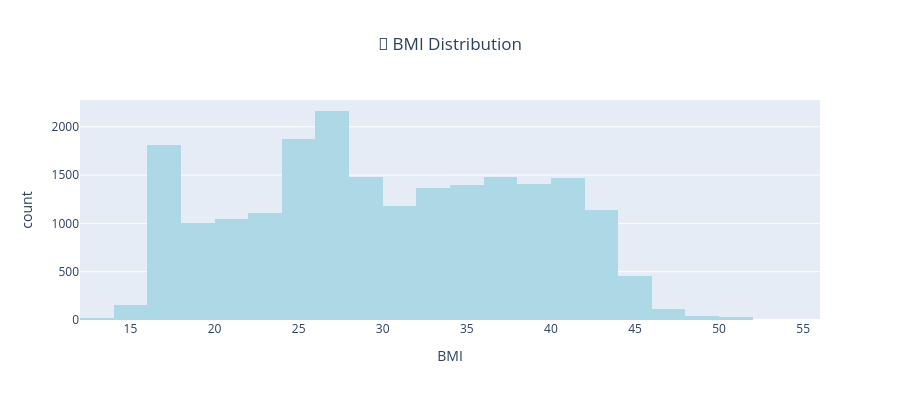

Notebook source saved alongside this figure:
### Markdown cell above
### 📏 BMI Feature Creation

### Code cell
# Create a copy for feature engineering
df_engineered = df.copy()

# Keep track of new engineered features
new_features = []

# Calculate BMI (Body Mass Index)
df_engineered['BMI'] = (df_engineered['Weight'] / (df_engineered['Height'] ** 2)).round(2)
new_features.append('BMI')

print("✅ BMI feature created successfully!")
print(f"📊 BMI statistics:")
print(df_engineered['BMI'].describe())

# Visualize BMI distribution
fig_bmi = px.histogram(
    df_engineered, 
    x='BMI', 
    title='📏 BMI Distribution',
    nbins=30,
    color_discrete_sequence=['lightblue']
)
fig_bmi.update_layout(height=400, title_x=0.5)
fig_bmi.show()

print(f"\n🔧 New features created: {new_features}")

### Figure 1 — Plotly figure (JSON) as saved in the notebook; plotly's stock layout.template omitted (floating-point values rounded to 4 significant figures; data arrays with more than 128 entries replaced by an {"elided": "..."} marker saying what was removed)
{"data": [{"bingroup": "x", "hovertemplate": "BMI=%{x}<br>count=%{y}<extra></extra>", "legendgroup": "", "marker": {"color": "lightblue", "pattern": {"shape": ""}}, "name": "", "nbinsx": 30, "orientation": "v", "showlegend": false, "type": "histogram", "x": {"elided": "20758 float values"}, "xaxis": "x", "yaxis": "y"}], "layout": {"barmode": "relative", "height": 400, "legend": {"tracegroupgap": 0}, "title": {"text": "📏 BMI Distribution", "x": 0.5}, "xaxis": {"anchor": "y", "domain": [0, 1], "title": {"text": "BMI"}}, "yaxis": {"anchor": "x", "domain": [0, 1], "title": {"text": "count"}}}}
